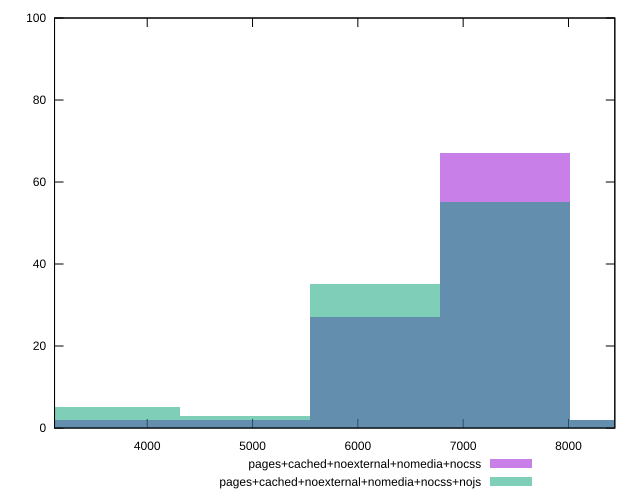

gnuplot code for this plot:
reset

$pagesCachedNoexternalNomediaNocss <<EOF
7393.651445778469 67
3696.8257228892344 2
6161.376204815391 27
8625.926686741548 2
4929.100963852313 2
EOF

$pagesCachedNoexternalNomediaNocssNojs <<EOF
7393.651445778469 55
8625.926686741548 2
6161.376204815391 35
4929.100963852313 3
3696.8257228892344 5
EOF

set key outside below
set boxwidth 1232.2752409630782
set xrange [3120:8440]
set yrange [0:100]
set trange [0:100]
set style fill transparent solid 0.5 noborder
set terminal svg size 640, 500 enhanced background rgb 'white'
set output "reprap/unused-javascript/comparison/histogram/4_vs_5.svg"

plot $pagesCachedNoexternalNomediaNocss title "pages+cached+noexternal+nomedia+nocss" with boxes, \
     $pagesCachedNoexternalNomediaNocssNojs title "pages+cached+noexternal+nomedia+nocss+nojs" with boxes

reset
